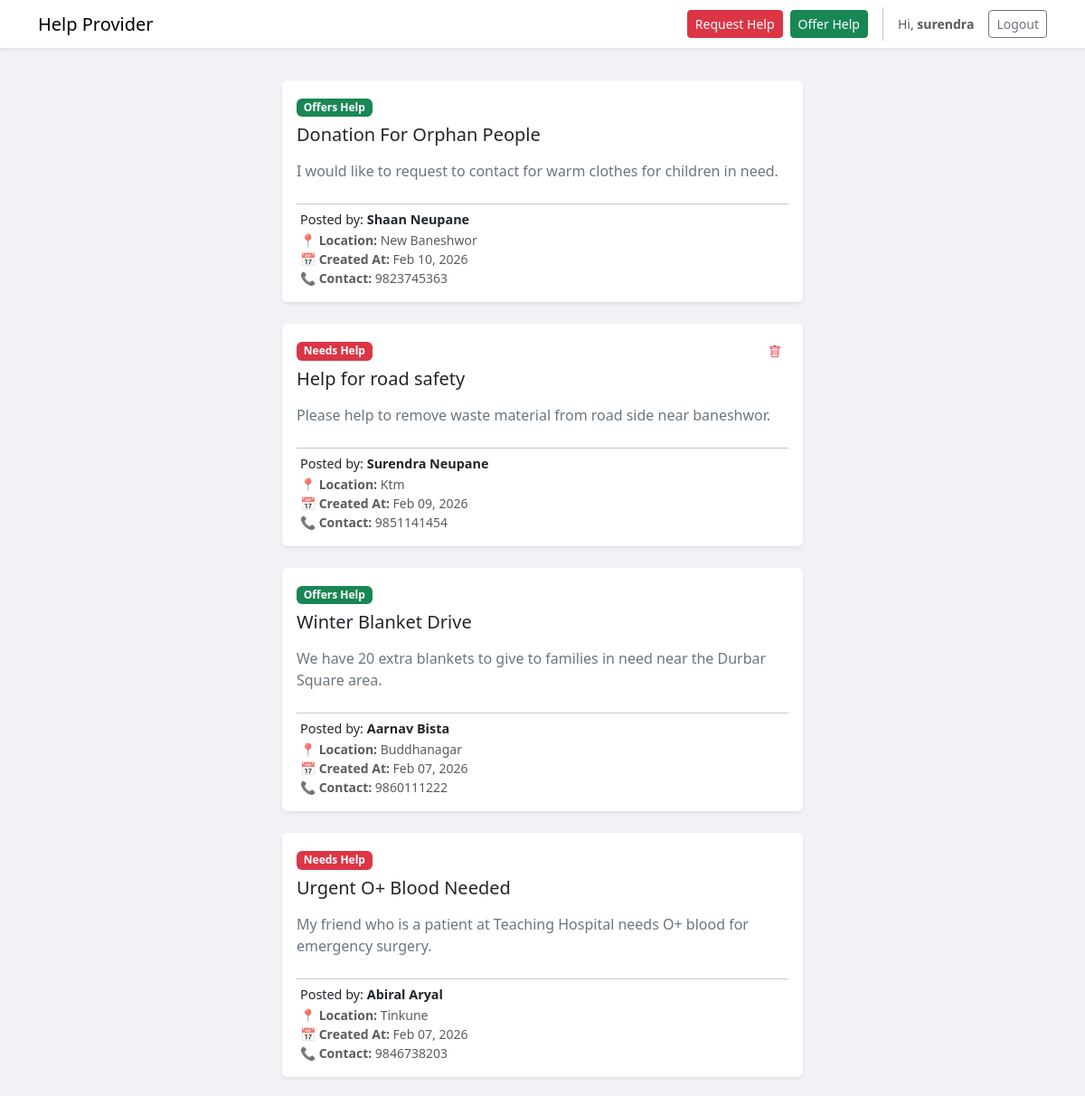
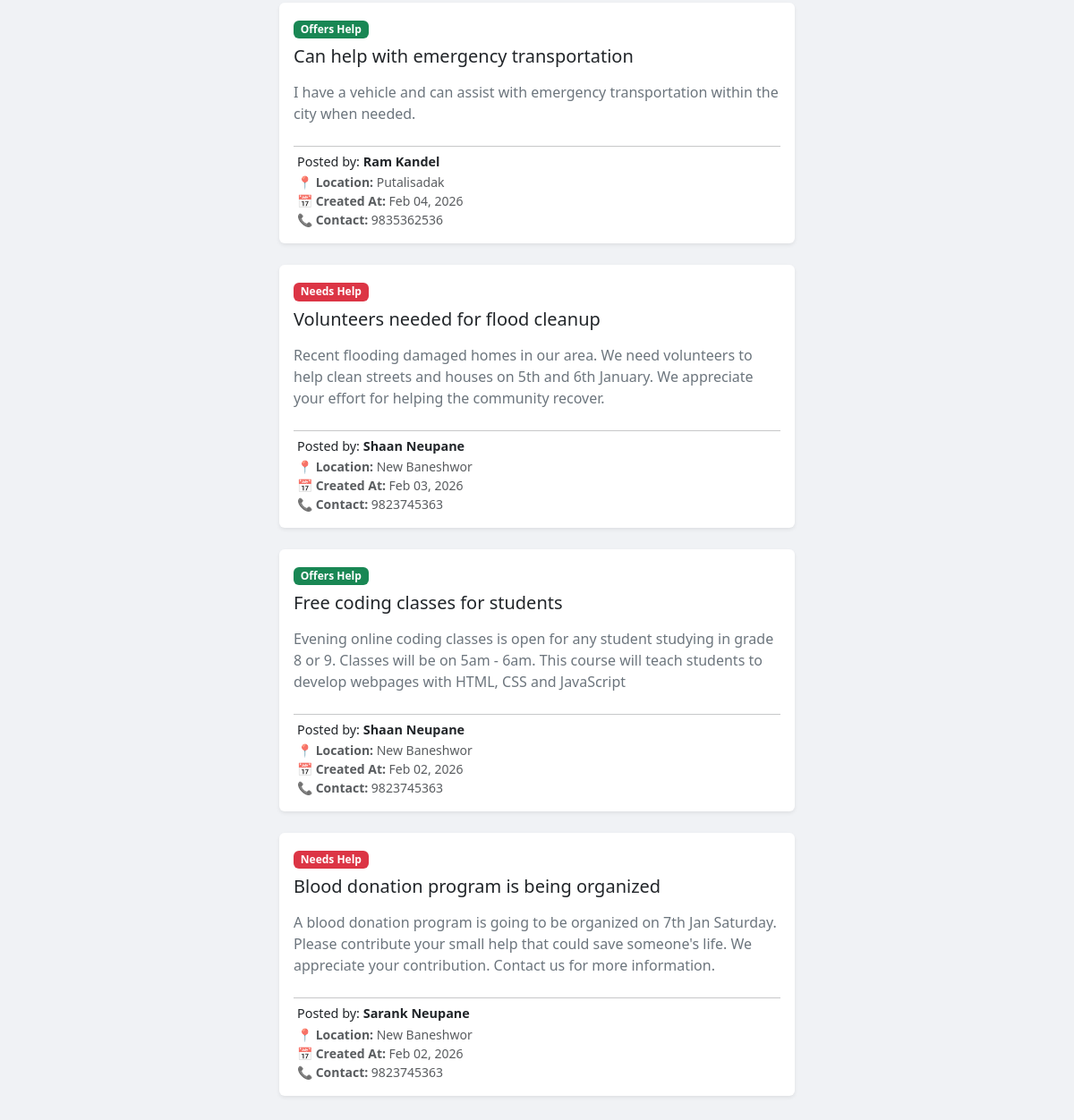
/help_provider/ (signed in), run on the app's committed database (2 pictures, top to bottom).
### help_provider/models.py (models this page shows, shortened)
class HelpPost(models.Model):
    HELP_TYPE = [
        ('need', 'Need Help'),
        ('offer', 'Offer Help'),
    ]
    PRIORITY_CHOICES = [
        (1, 'Emergency'),
        (2, 'Medium'),
        (3, 'Low'),
    ]
    STATUS_CHOICES = [
        (0, 'Open'),
        (1, 'In Progress'),
        (2, 'Closed'),
    ]
    title = models.CharField(max_length=100)
    description = models.TextField()
    category = models.ForeignKey(Category, on_delete=models.CASCADE, null=True, blank=True)
    priority = models.IntegerField(choices=PRIORITY_CHOICES, default=1)
    city = models.CharField(max_length=50, default='kathmandu')
    location = PlainLocationField(based_fields=['city'], zoom=7)
    contact = models.CharField(max_length=100)
    status = models.IntegerField(choices=STATUS_CHOICES, default=0)
    help_type = models.CharField(max_length=10, choices=HELP_TYPE)
    user = models.ForeignKey(User, on_delete=models.CASCADE, null=True, blank=True)
    created_at = models.DateTimeField(auto_now_add=True)

class Profile(models.Model):
    user = models.OneToOneField(User, on_delete=models.CASCADE)
    roleid = models.IntegerField(choices=[(1, 'Admin'), (2, 'Public')], default=2)
    category = models.ForeignKey(Category, on_delete=models.SET_NULL, null=True, blank=True)
    genderid = models.IntegerField(choices=[(1, 'Male'), (2, 'Female'), (3, 'Other')], null=True, blank=True)
    contact = models.CharField(max_length=15, blank=True)
    address = models.CharField(max_length=200, blank=True)

### help_provider/views.py (the view)
# urls.py: path('', views.home, name='home'),
def home(request):
    posts = HelpPost.objects.select_related('user', 'user__profile') \
    .exclude(status=2) \
    .order_by('-created_at')
    return render(request, 'home.html', {'posts': posts})

### help_provider/templates/home.html (shortened to what this page needs)
<!doctype html>
<html lang="en">
{% load static %}
<head>
    <link rel="stylesheet" href="https://cdn.jsdelivr.net/npm/bootstrap-icons@1.11.1/font/bootstrap-icons.css">
    <link href="https://cdn.jsdelivr.net/npm/bootstrap@5.3.2/dist/css/bootstrap.min.css" rel="stylesheet">
</head>
<body>
    <nav class="navbar navbar-light bg-white shadow-sm mb-3" id="navbar">
        <div class="container">
            <a class="navbar-brand mb-0 h1" href="{% url 'home' %}">Help Provider</a>
            <div class="d-flex align-items-center">
                <a href="{% url 'create_post' 'need' %}" class="btn btn-danger btn-sm me-2">Request Help</a>
                <a href="{% url 'create_post' 'offer' %}" class="btn btn-success btn-sm me-3">Offer Help</a>
                {% if user.is_authenticated %}
                <span class="navbar-text me-3 small">
                    Hi, <strong>{{ user.username }}</strong>
                </span>
                <form action="{% url 'logout' %}" method="post" style="display:inline;">
                    <button type="submit" class="btn btn-outline-secondary btn-sm">Logout</button>
                </form>
                {% else %}
                <a href="{% url 'login' %}" class="btn btn-outline-primary btn-sm me-2">Login</a>
                <a href="{% url 'signup' %}" class="btn btn-primary btn-sm">Sign Up</a>
                {% endif %}
            </div>
        </div>
    </nav>
    <div class="container">
        <div class="row justify-content-center">
            <div class="feed-wrapper">
                {% for post in posts %}
                <div class="card shadow-sm p-3 mb-4 bg-white rounded">
                    <div class="d-flex justify-content-between align-items-start">
                        <div>
                            {% if post.help_type == "need" %}
                            <span class="badge bg-danger mb-2">Needs Help</span>
                            {% else %}
                            <span class="badge bg-success mb-2">Offers Help</span>
                            {% endif %}
                            <h3 class="h5">{{ post.title }}</h3>
                        </div>
                        {% if user.is_authenticated and post.user == user %}
                        <div class="d-flex gap-2">
                            <form action="{% url 'delete_post' post.id %}" method="post"
                                onsubmit="return confirm('Are you sure you want to delete this post?');">
                                <button type="submit" class="btn btn-outline-danger btn-sm border-0">
                                    <i class="bi bi-trash"></i>
                                </button>
                            </form>
                        </div>
                        {% endif %}
                    </div>
                    <p class="text-secondary mt-2">{{ post.description }}</p>
                    <hr class="my-2">
                    <div class="user-info d-flex align-items-center">
                        <div class="ms-1">
                            <h6 class="mb-1" style="font-size: 0.9rem;">
                                Posted by: <strong>{{ post.user.get_full_name|default:post.user.username }}</strong>
                            </h6>
                            <div class="text-muted small">
                                📍 <strong>Location:</strong>
                                {{ post.user.profile.address|default:post.city|default:"Not provided" }}
                                <br>
                                📅 <strong>Created At:</strong>
                                {{ post.created_at|date:"M d, Y" }}
                                <br>
                                📞 <strong>Contact:</strong>
                                {{ post.user.profile.contact|default:post.contact|default:"Not provided" }}
                            </div>
                        </div>
                    </div>
                </div>
                {% empty %}
                <div class="text-center mt-5">
                    <p class="text-muted">No posts available yet. Be the first to ask for or offer help!</p>
                </div>
                {% endfor %}
            </div>
        </div>
    </div>
</body>
</html>

### help_provider/templates/home.html (style rules this page uses)
body { background-color: #f0f2f5; }
.feed-wrapper { max-width: 600px; width: 100%; margin: 20px auto; }
.card { border: none; }

### data on the page
HelpPost: help_type "Offers Help", title "Donation For Orphan People", description "I would like to request to contact for warm clothes for children in need.", user.get_full_name "Shaan Neupane", user.profile.address "New Baneshwor", created_at "Feb 10, 2026", user.profile.contact "9823745363"
HelpPost: help_type "Needs Help", title "Help for road safety", description "Please help to remove waste material from road side near baneshwor.", user.get_full_name "Surendra Neupane", user.profile.address "Ktm", created_at "Feb 09, 2026", user.profile.contact "9851141454"
HelpPost: help_type "Offers Help", title "Winter Blanket Drive", description "We have 20 extra blankets to give to families in need near the Durbar Square area.", user.get_full_name "Aarnav Bista", user.profile.address "Buddhanagar", created_at "Feb 07, 2026", user.profile.contact "9860111222"
HelpPost: help_type "Needs Help", title "Urgent O+ Blood Needed", description "My friend who is a patient at Teaching Hospital needs O+ blood for emergency surgery.", user.get_full_name "Abiral Aryal", user.profile.address "Tinkune", created_at "Feb 07, 2026", user.profile.contact "9846738203"
HelpPost: help_type "Offers Help", title "Can help with emergency transportation", description "I have a vehicle and can assist with emergency transportation within the city when needed.", user.get_full_name "Ram Kandel", user.profile.address "Putalisadak", created_at "Feb 04, 2026", user.profile.contact "9835362536"
HelpPost: help_type "Needs Help", title "Volunteers needed for flood cleanup", description "Recent flooding damaged homes in our area. We need volunteers to help clean streets and houses on 5th and 6th January. We appreciate your effort for helping the community recover.", user.get_full_name "Shaan Neupane", user.profile.address "New Baneshwor", created_at "Feb 03, 2026", user.profile.contact "9823745363"
HelpPost: help_type "Offers Help", title "Free coding classes for students", description "Evening online coding classes is open for any student studying in grade 8 or 9. Classes will be on 5am - 6am. This course will teach students to develop webpages with HTML, CSS and JavaScript", user.get_full_name "Shaan Neupane", user.profile.address "New Baneshwor", created_at "Feb 02, 2026", user.profile.contact "9823745363"
HelpPost: help_type "Needs Help", title "Blood donation program is being organized", description "A blood donation program is going to be organized on 7th Jan Saturday. Please contribute your small help that could save someone's life. We appreciate your contribution. Contact us for more information.", user.get_full_name "Sarank Neupane", user.profile.address "New Baneshwor", created_at "Feb 02, 2026", user.profile.contact "9823745363"

### other printed values
{{ user.username }} "surendra"
